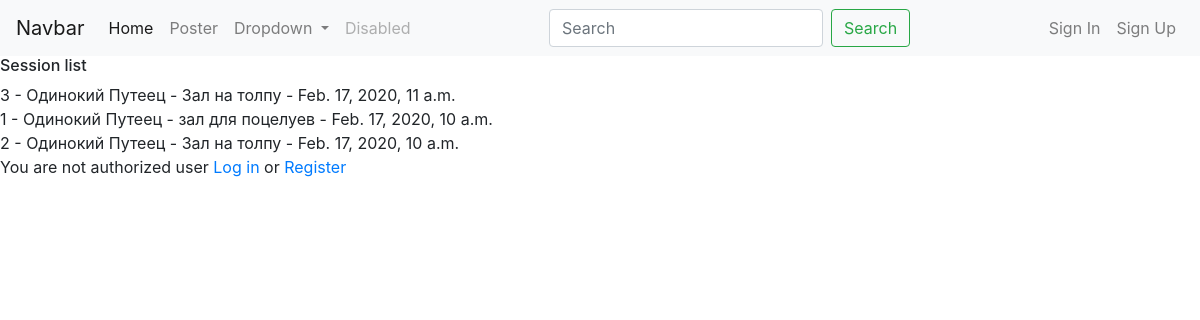
Before: / with the older database file.
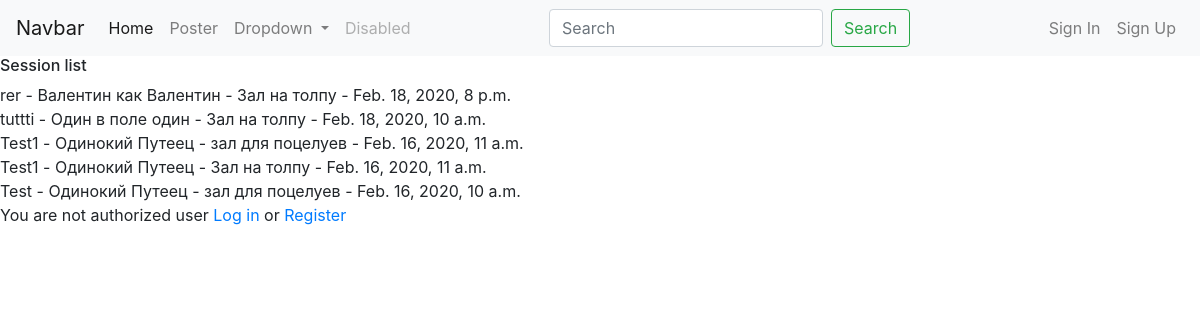
After: the same page with the newer database file.
### cinema_box_office/models.py (models this page shows, shortened)
class Session(models.Model):
    name = models.CharField(max_length=200)
    start_at = models.DateTimeField()  # не уверен что это правильное решение
    end_at = models.DateTimeField()
    rental_start_at = models.DateTimeField()
    rental_end_at = models.DateTimeField()
    ticket_price = models.DecimalField(max_digits=5, decimal_places=2)
    cinema_hall = models.ForeignKey(CinemaHall, on_delete=models.CASCADE)
    movie = models.ForeignKey(Movie, on_delete=models.CASCADE)
    class Meta:
        ordering = ['-start_at', ]
    def __str__(self):
        return f'{self.name}'

class Movie(models.Model):
    name = models.CharField(max_length=200)
    def __str__(self):
        return f'{self.name}'

class CinemaHall(models.Model):
    name = models.CharField(max_length=100)
    size = models.IntegerField()

### cinema_box_office/views.py (the view, shortened to what this page needs)
# urls.py: path('', Poster.as_view(), name='poster'),
class Poster(ListView):
    model = Session
    template_name = 'cinema_box_office/index.html'
    http_method_names = ['get']
    context_object_name = 'session1'
    def get(self, request, *args, **kwargs):
        self.object_list = self.get_queryset()
        allow_empty = self.get_allow_empty()
        context = self.get_context_data()
        return self.render_to_response(context)

### templates/cinema_box_office/index.html (shortened to what this page needs)
{% extends 'base.html' %}
{% block content %}
    <h6> Session list </h6>
    {% for a in session1 %}
        <form action="{%  url 'buy_ticket' %}" method="POST">
            {{ a }} - {{ a.movie }} - {{ a.cinema_hall.name }} - {{ a.start_at }}
        </form>
    {% endfor %}
    {% if request.user.is_superuser %}
        {% include 'cinema_box_office/admin.html' %}
    {% elif not request.user.is_superuser and request.user.is_authenticated %}
        <a href="{% url 'basket' %}"> View purchases </a>
    {% else %}
        You are not authorized user <a href="{% url 'login' %}">Log in </a> or <a href="{% url 'register' %}"> Register</a>
    {% endif %}
{% endblock %}

Changed rows visible on the page:
removed Session: name "3", movie "Одинокий Путеец", cinema_hall.name "Зал на толпу", start_at "Feb. 17, 2020, 11 a.m."
removed Session: name "1", movie "Одинокий Путеец", cinema_hall.name "зал для поцелуев", start_at "Feb. 17, 2020, 10 a.m."
removed Session: name "2", movie "Одинокий Путеец", cinema_hall.name "Зал на толпу", start_at "Feb. 17, 2020, 10 a.m."
added Session: name "rer", movie "Валентин как Валентин", cinema_hall.name "Зал на толпу", start_at "Feb. 18, 2020, 8 p.m."
added Session: name "tuttti", movie "Один в поле один", cinema_hall.name "Зал на толпу", start_at "Feb. 18, 2020, 10 a.m."
added Session: name "Test1", movie "Одинокий Путеец", cinema_hall.name "зал для поцелуев", start_at "Feb. 16, 2020, 11 a.m."
added Session: name "Test1", movie "Одинокий Путеец", cinema_hall.name "Зал на толпу", start_at "Feb. 16, 2020, 11 a.m."
added Session: name "Test", movie "Одинокий Путеец", cinema_hall.name "зал для поцелуев", start_at "Feb. 16, 2020, 10 a.m."
